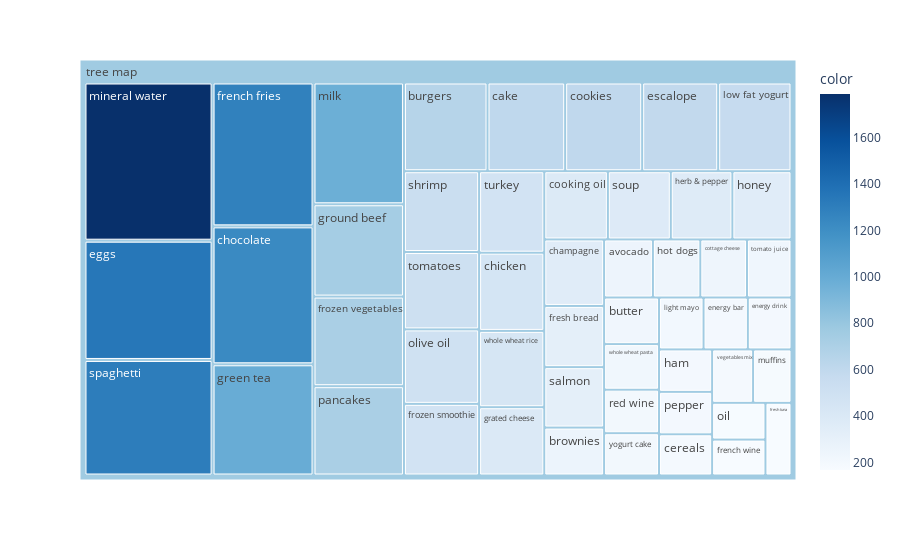

Here is the notebook cell this chart was saved with:
### Code cell
# importing required module

import plotly.express as px

# to have same origin

df_table['all'] ='tree map'

# creating tree map using plotly

fig = px.treemap(df_table.head(50),path = ['all','items'],values = 'transactions',
                 color = df_table['transactions'].head(50),hover_data=['items'],
                 color_continuous_scale='Blues',
                 )
fig.show()

### Figure 1 — Plotly figure (JSON) as saved in the notebook; plotly's stock layout.template omitted (floating-point values rounded to 4 significant figures)
{"data": [{"branchvalues": "total", "customdata": [["avocado", 250], ["brownies", 253], ["burgers", 654], ["butter", 226], ["cake", 608], ["cereals", 193], ["champagne", 351], ["chicken", 450], ["chocolate", 1229], ["cookies", 603], ["cooking oil", 383], ["cottage cheese", 239], ["eggs", 1348], ["energy bar", 203], ["energy drink", 200], ["escalope", 595], ["french fries", 1282], ["french wine", 169], ["fresh bread", 323], ["fresh tuna", 167], ["frozen smoothie", 475], ["frozen vegetables", 715], ["grated cheese", 393], ["green tea", 991], ["ground beef", 737], ["ham", 199], ["herb & pepper", 371], ["honey", 356], ["hot dogs", 243], ["light mayo", 204], ["low fat yogurt", 574], ["milk", 972], ["mineral water", 1788], ["muffins", 181], ["oil", 173], ["olive oil", 494], ["pancakes", 713], ["pepper", 199], ["red wine", 211], ["salmon", 319], ["shrimp", 536], ["soup", 379], ["spaghetti", 1306], ["tomato juice", 228], ["tomatoes", 513], ["turkey", 469], ["vegetables mix", 193], ["whole wheat pasta", 221], ["whole wheat rice", 439], ["yogurt cake", 205], ["(?)", 764.9]], "domain": {"x": [0, 1], "y": [0, 1]}, "hovertemplate": "labels=%{label}<br>transactions=%{value}<br>parent=%{parent}<br>id=%{id}<br>items=%{customdata[0]}<br>color=%{color}<extra></extra>", "ids": ["tree map/avocado", "tree map/brownies", "tree map/burgers", "tree map/butter", "tree map/cake", "tree map/cereals", "tree map/champagne", "tree map/chicken", "tree map/chocolate", "tree map/cookies", "tree map/cooking oil", "tree map/cottage cheese", "tree map/eggs", "tree map/energy bar", "tree map/energy drink", "tree map/escalope", "tree map/french fries", "tree map/french wine", "tree map/fresh bread", "tree map/fresh tuna", "tree map/frozen smoothie", "tree map/frozen vegetables", "tree map/grated cheese", "tree map/green tea", "tree map/ground beef", "tree map/ham", "tree map/herb & pepper", "tree map/honey", "tree map/hot dogs", "tree map/light mayo", "tree map/low fat yogurt", "tree map/milk", "tree map/mineral water", "tree map/muffins", "tree map/oil", "tree map/olive oil", "tree map/pancakes", "tree map/pepper", "tree map/red wine", "tree map/salmon", "tree map/shrimp", "tree map/soup", "tree map/spaghetti", "tree map/tomato juice", "tree map/tomatoes", "tree map/turkey", "tree map/vegetables mix", "tree map/whole wheat pasta", "tree map/whole wheat rice", "tree map/yogurt cake", "tree map"], "labels": ["avocado", "brownies", "burgers", "butter", "cake", "cereals", "champagne", "chicken", "chocolate", "cookies", "cooking oil", "cottage cheese", "eggs", "energy bar", "energy drink", "escalope", "french fries", "french wine", "fresh bread", "fresh tuna", "frozen smoothie", "frozen vegetables", "grated cheese", "green tea", "ground beef", "ham", "herb & pepper", "honey", "hot dogs", "light mayo", "low fat yogurt", "milk", "mineral water", "muffins", "oil", "olive oil", "pancakes", "pepper", "red wine", "salmon", "shrimp", "soup", "spaghetti", "tomato juice", "tomatoes", "turkey", "vegetables mix", "whole wheat pasta", "whole wheat rice", "yogurt cake", "tree map"], "marker": {"coloraxis": "coloraxis", "colors": [250, 253, 654, 226, 608, 193, 351, 450, 1229, 603, 383, 239, 1348, 203, 200, 595, 1282, 169, 323, 167, 475, 715, 393, 991, 737, 199, 371, 356, 243, 204, 574, 972, 1788, 181, 173, 494, 713, 199, 211, 319, 536, 379, 1306, 228, 513, 469, 193, 221, 439, 205, 764.9]}, "name": "", "parents": ["tree map", "tree map", "tree map", "tree map", "tree map", "tree map", "tree map", "tree map", "tree map", "tree map", "tree map", "tree map", "tree map", "tree map", "tree map", "tree map", "tree map", "tree map", "tree map", "tree map", "tree map", "tree map", "tree map", "tree map", "tree map", "tree map", "tree map", "tree map", "tree map", "tree map", "tree map", "tree map", "tree map", "tree map", "tree map", "tree map", "tree map", "tree map", "tree map", "tree map", "tree map", "tree map", "tree map", "tree map", "tree map", "tree map", "tree map", "tree map", "tree map", "tree map", ""], "type": "treemap", "values": [250, 253, 654, 226, 608, 193, 351, 450, 1229, 603, 383, 239, 1348, 203, 200, 595, 1282, 169, 323, 167, 475, 715, 393, 991, 737, 199, 371, 356, 243, 204, 574, 972, 1788, 181, 173, 494, 713, 199, 211, 319, 536, 379, 1306, 228, 513, 469, 193, 221, 439, 205, 24523]}], "layout": {"coloraxis": {"colorbar": {"title": {"text": "color"}}, "colorscale": [[0, "rgb(247,251,255)"], [0.125, "rgb(222,235,247)"], [0.25, "rgb(198,219,239)"], [0.375, "rgb(158,202,225)"], [0.5, "rgb(107,174,214)"], [0.625, "rgb(66,146,198)"], [0.75, "rgb(33,113,181)"], [0.875, "rgb(8,81,156)"], [1, "rgb(8,48,107)"]]}, "legend": {"tracegroupgap": 0}, "margin": {"t": 60}}}
